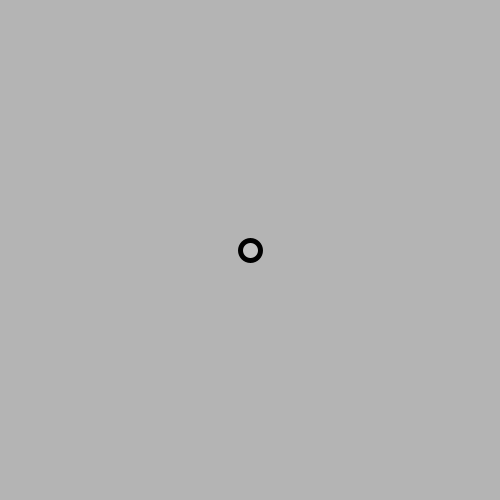
Frame 1 (no input)
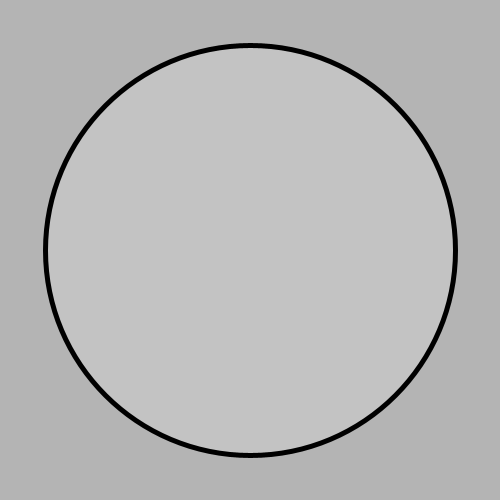
Frame 60 (the mouse pressed at the canvas centre just before this capture)
Frame 120 (the mouse held since frame 60 and released just before this capture): identical to frame 60, image omitted

The Processing sketch that drew these frames (run headless with seeded random() and noise(); from frame 60 on, the mouse is pressed at the canvas centre):

// Processing sketch: sketch_sep17d
// ── sketch_sep17d.pde
int diam = 10;
float centX, centY;
void setup() {
  size(500, 500);
  frameRate(24);	
  smooth();
  background(180);
  
  centX = width/2;
  centY = height/2;
  
  stroke(0);
  strokeWeight(5);
  fill(255, 50);
}
	
		
	
void draw() {
  if (diam <= 400) {
    diam += 10;
  } else {
    diam -= 10;
  }

  background(180);  
  ellipse(centX, centY, diam, diam);
}
